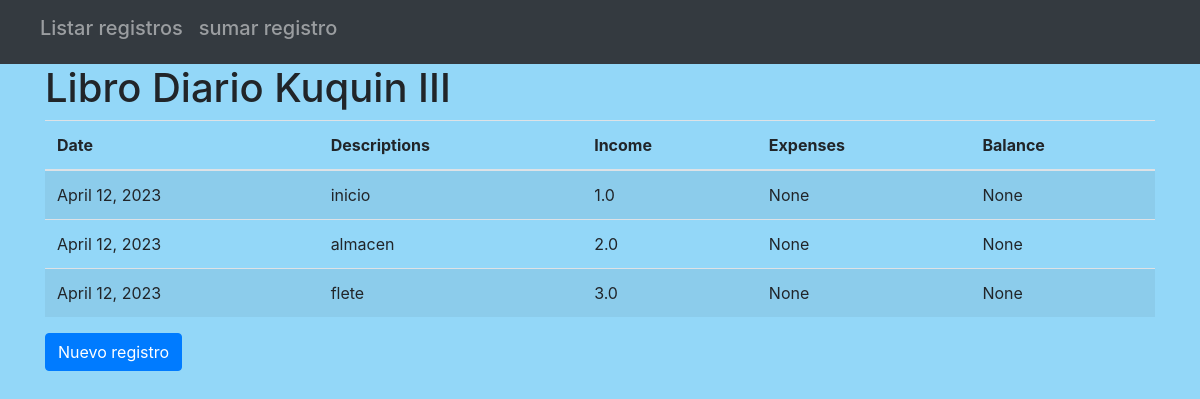
The app's page /list_register/, older data.
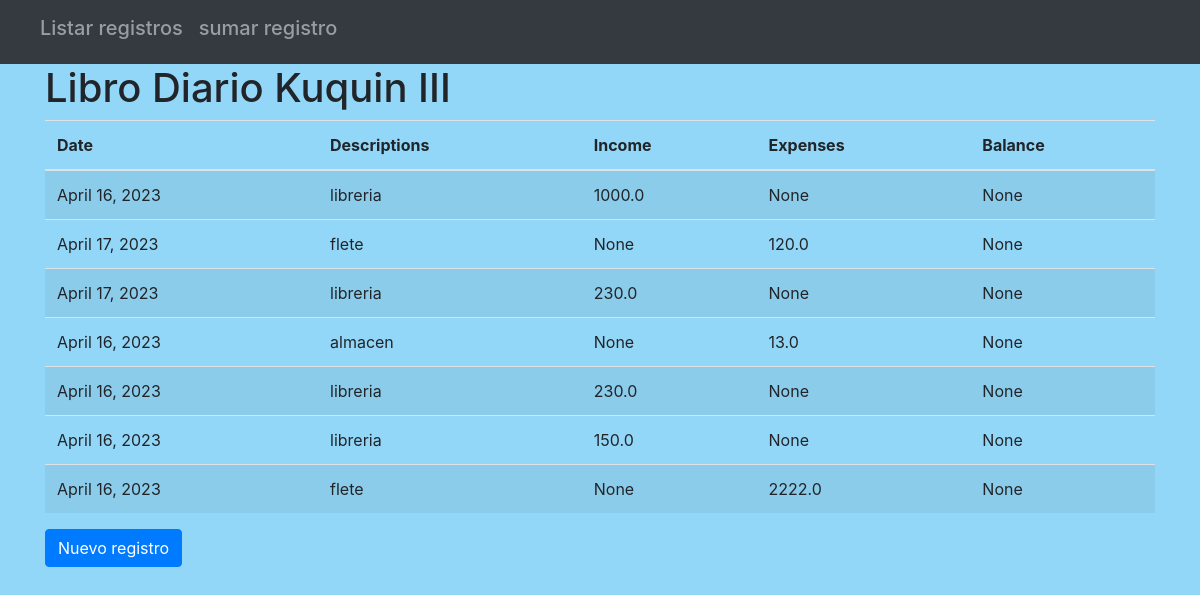
The same page, newer data.
### movimientos/models.py (models this page shows)
class Register(models.Model):
    descriptions =models.CharField(max_length=120,null=True, blank=True)
    income= models.FloatField(max_length=30,null=True, blank=True)
    expenses = models.FloatField(max_length=30 ,null=True, blank=True)
    balance= models.FloatField(max_length=30 ,null=True, blank=True)
    date = models.DateField(default=timezone.now)
    totall = models.FloatField(max_length=30 ,null=True, blank=True)

### movimientos/views.py (the view)
# urls.py: path('list_register/', RegisterListView.as_view(),name='list_register'),
class RegisterListView(ListView):
    model = Register
    template_name = 'list_register.html'
    context_object_name = 'registers'

### movimientos/templates/list_register.html (shortened to what this page needs)
<!DOCTYPE html>
<html lang="en">
<head>
    <link rel="stylesheet" href="https://cdn.jsdelivr.net/npm/bootstrap@4.6.2/dist/css/bootstrap.min.css"
>
</head>
    <header>
        <nav class="navbar navbar-expand-lg navbar-dark bg-dark">
            <div class="collapse navbar-collapse" id="navbarSupportedContent">
                <ul class="navbar-nav mr-auto">
                    <li class="nav-item">
                        <a class="nav-link" href="/list_register/"><h5>Listar registros</h5></a>
                    </li>
                    <li class="nav-item">
                        <a class="nav-link" href="/sumar/"><h5>sumar registro</h5></a>
                    </li>
            </div>
        </nav>
    </header>
<body>
    <div class="container">
        <div class="raw">
            <div class="col-md-19">
                <h1>Libro Diario Kuquin III</h1>
                <table class="table table-striped">
                    <thead>
                        <tr>
                            <th>Date</th>
                            <th>Descriptions</th>
                            <th>Income</th>
                            <th>Expenses</th>
                            <th>Balance</th>
                        </tr>
                    </thead>
                    <tbody>
                        {% for register in registers %}
                        <tr>
                            <td>{{register.date}}</td>
                            <td>{{register.descriptions}}</td>
                            <td>{{register.income}}</td>
                            <td>{{register.expenses}}</td>
                            <td>{{register.balance}}</td>
                        </tr>
                        {% endfor %}
                    </tbody>
                </table>
                <a href="/create_register/" class="btn btn-primary">Nuevo registro</a>
        </div>
    </div>
</body>
      <!DOCTYPE html>
      <html>
      <head>
  </head>
  </html>

Row changes from the older to the newer data that the page shows:
added Register: date "April 16, 2023", descriptions "libreria", income "1000.0", expenses "None", balance "None"
changed Register (number 2 of 7 on the later page): date "April 12, 2023" → "April 17, 2023"; descriptions "inicio" → "flete"; income "1.0" → "None"; expenses "None" → "120.0"
changed Register (number 3 of 7 on the later page): date "April 12, 2023" → "April 17, 2023"; descriptions "almacen" → "libreria"; income "2.0" → "230.0"
changed Register: date "April 12, 2023" → "April 16, 2023"; descriptions "flete" → "almacen"; income "3.0" → "None"; expenses "None" → "13.0"
added Register: date "April 16, 2023", descriptions "libreria", income "230.0", expenses "None", balance "None"
added Register: date "April 16, 2023", descriptions "libreria", income "150.0", expenses "None", balance "None"
added Register: date "April 16, 2023", descriptions "flete", income "None", expenses "2222.0", balance "None"
